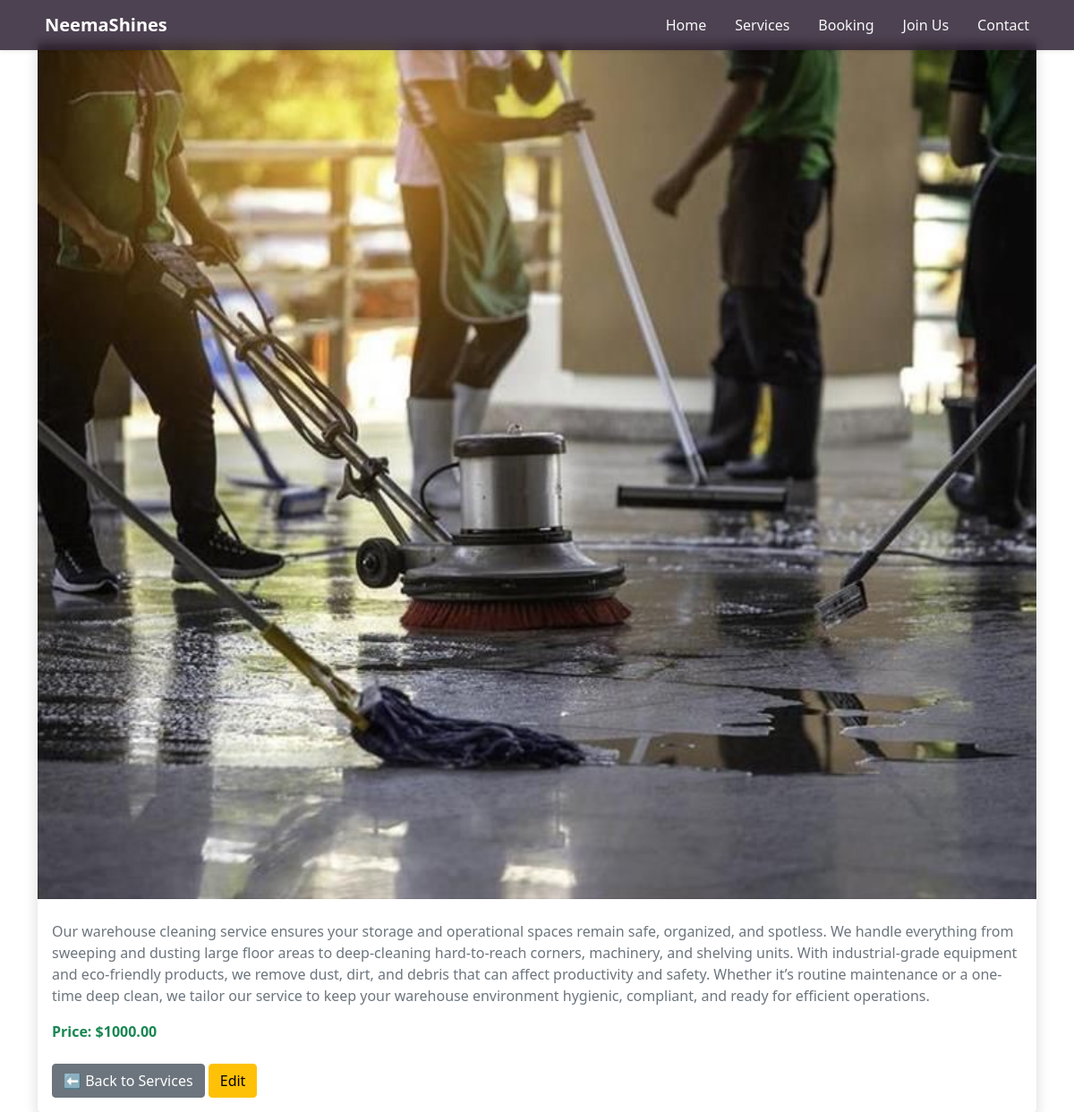
/service/3/, run on the app's committed database.
### shines/models.py (models this page shows, shortened)
class Service(models.Model):
    name = models.CharField(max_length=100)
    description = models.TextField()
    image = models.ImageField(upload_to="services/", blank=True, null=True)
    price = models.DecimalField(max_digits=10, decimal_places=2)

### shines/views.py (the view)
# urls.py: path('service/<int:pk>/', views.service_detail, name='service_detail'),
def service_detail(request, pk):
    service = Service.objects.get(id=pk)
    return render(request, 'shines/service_detail.html', {'service': service})

### shines/templates/shines/service_detail.html (shortened to what this page needs)
{% extends 'main.html' %}
{% block content %}
<div class="container mt-5">
  <div class="card shadow border-0">
    {% if service.image %}
      <img src="{{ service.image.url }}" class="card-img-top" alt="{{ service.name }}">
    {% endif %}
    <div class="card-body">
      <p class="text-muted">{{ service.description }}</p>
      {% if service.price %}
        <p class="fw-bold text-success">Price: ${{ service.price }}</p>
      {% endif %}
      <div class="mt-4">
        <a href="{% url 'services' %}" class="btn btn-secondary">⬅ Back to Services</a>
        <a href="{% url 'update_service' service.id %}" class="btn btn-warning">Edit</a>
      </div>
    </div>
  </div>
</div>
{% endblock content %}

### shines/static/css/style.css (style rules this page uses)
body { background: pink; }
html,nav-color { background-color: #ffffff !important; }

### data on the page
Service: image (picture), description "Our warehouse cleaning service ensures your storage and operational spaces remain safe, organized, and spotless. We handle everything from sweeping and dusting large floor areas to deep-cleaning hard-to-reach corners, machinery, and shelving units. With industrial-grade equipment and eco-friendly products, we remove dust, dirt, and debris that can affect productivity and safety. Whether it’s routine maintenance or a one-time deep clean, we tailor our service to keep your warehouse environment hygienic, compliant, and ready for efficient operations.", price "1000.00"
